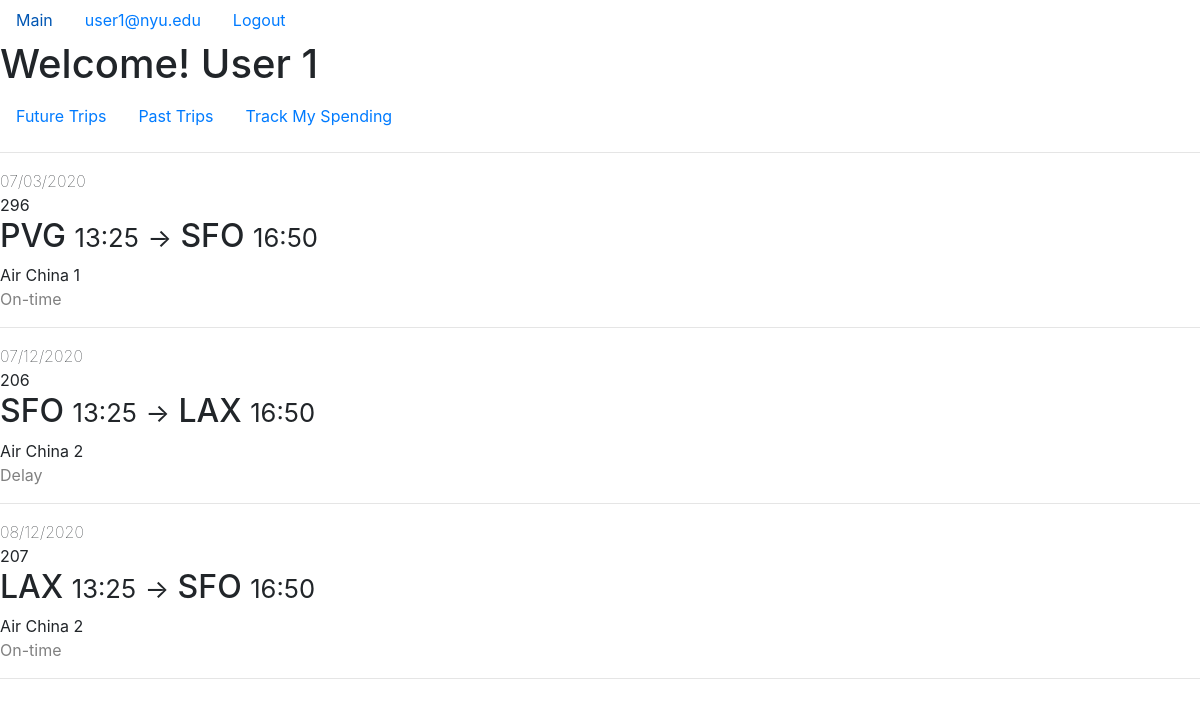
The app's page /customerFutureFlights (signed in) with its own data.
### app/models.py (models this page shows, shortened)
class Customer(db.Model, UserMixin):
    email = db.Column(db.String(120), primary_key=True)
    password = db.Column(db.String(60), nullable=False)
    name = db.Column(db.String(100), nullable=False)
    building = db.Column(db.String(20), nullable=False)
    street = db.Column(db.String(20), nullable=False)
    city = db.Column(db.String(20), nullable=False)
    state = db.Column(db.String(20), nullable=False)
    phone = db.Column(db.String(20), nullable=False)
    passport_number = db.Column(db.String(20),nullable=False)
    passport_expire = db.Column(db.Date, nullable=False)
    passport_country = db.Column(db.String(20), nullable=False)
    date_of_birth = db.Column(db.Date, nullable=False)
    tickets = db.relationship("Ticket", backref="customer", lazy=True)
    def get_id(self):
        return self.email
    def get_user_type(self):
        return "Customer"

class Flight(db.Model):
    flight_num = db.Column(db.String(5), primary_key=True)
    depart_datetime = db.Column(db.DateTime, primary_key=True)
    airline_name = db.Column(db.String(20),
                             db.ForeignKey("airplane.airline_name"),
                             primary_key=True)
    depart_airport = db.Column(db.String(20),
                               db.ForeignKey("airport.name"),
                               nullable=False)
    arrival_datetime = db.Column(db.DateTime, nullable=False)
    arrival_airport = db.Column(db.String(20),
                                db.ForeignKey("airport.name"),
                                nullable=False)
    base_price = db.Column(db.Integer, nullable=False)
    airplane_id = db.Column(db.String(5),
                            db.ForeignKey("airplane.id"),
                            nullable=False)
    status = db.Column(db.String(10), nullable=False)
    tickets = db.relationship("Ticket",
                              backref="flight",
                              lazy=True,
                              primaryjoin='''and_(Flight.flight_num==Ticket.flight_num,
                                            Flight.depart_datetime==Ticket.depart_datetime,
                                            Flight.airline_name==Ticket.airline_name)''')

### app/routes.py (the view)
@app.route("/customerFutureFlights", methods=["GET"])
@login_required
def customer_future_flights():
    if (current_user.get_user_type() == "Staff"):
        return redirect(url_for("staff_future_flights"))
    all_tickets = Ticket.query.filter(
        Ticket.customer_email==current_user.email,
        Ticket.depart_datetime > datetime.datetime.now()
    ).order_by(Ticket.depart_datetime).all()
    flights = [ticket.flight for ticket in all_tickets]
    return render_template("customer_future_flights.html", flights=flights)

### app/models.py (called while the page is built)
@login_manager.user_loader
def load_user(user_id):
    result = Staff.query.get(user_id)
    if (result is None):
        return Customer.query.get(user_id)
    else:
        return result

### app/templates/customer_future_flights.html (shortened to what this page needs)
{% extends "customer_layout.html" %}
{% block home_content %}
    <hr>
    {% for flight in flights %}
        <div>
            <span style="font-weight:lighter">{{ flight.depart_datetime.strftime("%m/%d/%Y") }}</span><br>
            <span>{{ flight.flight_num }}</span><br>
            <h2>
                {{ flight.depart_airport }}
                <small>{{ flight.depart_datetime.strftime("%H:%M") }}</small>
                <small>-></small>
                {{ flight.arrival_airport }}
                <small>{{ flight.arrival_datetime.strftime("%H:%M") }}</small>
            </h2>
            <span>{{ flight.airline_name }} {{ flight.airplane_id }}</span><br>
            <span style="color:gray">{{ flight.status }}</span><br>
        </div>
        <hr>
    {% endfor %}
{% endblock %}

### app/templates/customer_layout.html
{% extends "layout.html" %}
{% block content %}
    <h1>Welcome! {{ current_user.name }}</h1>
    <ul class="nav">
        <li class="nav-item">
            <a class="nav-link" href="{{ url_for('customer_future_flights') }}"">Future Trips</a>
        </li>
        <li class="nav-item">
            <a class="nav-link" href="{{ url_for('customer_past_flights') }}">Past Trips</a>
        </li>
        <li>
            <a class="nav-link" href="{{ url_for('spending_track') }}">Track My Spending</a>
        </li>
    </ul>
    {% block home_content %}{% endblock %}
{% endblock content %}

### app/templates/layout.html (shortened to what this page needs)
<!DOCTYPE html>
<html lang="en">
<head>
    <link rel="stylesheet" href="https://stackpath.bootstrapcdn.com/bootstrap/4.4.1/css/bootstrap.min.css">
    <link rel="stylesheet" href="https://cdnjs.cloudflare.com/ajax/libs/Chart.js/2.9.3/Chart.min.css" />
</head>
<body>
    <ul class="nav">
        <li class="nav-item">
            <a class="nav-link" href="{{ url_for('home') }}">Main</a>
        </li>
        {% if current_user.is_authenticated %}
            <li class="nav-item">
                {% if current_user.get_user_type() == "Customer" %}
                    <a class="nav-link" href="{{ url_for('customer_future_flights') }}">{{ current_user.get_id() }}</a>
                {% else %}
                    <a class="nav-link" href="{{ url_for('staff_flights') }}">{{ current_user.get_id() }}</a>
                {% endif %}
            </li>
            <li class="nav-item">
                <a class="nav-link" href="{{ url_for('logout') }}">Logout</a>
            </li>
        {% endif %}
    </ul>
    {% block content %}{% endblock %}
</body>
</html>

### records on screen
Customer: get_id "user1@nyu.edu", name "User 1"
Flight: depart_datetime "07/03/2020", flight_num "296", depart_airport "PVG", depart_datetime "13:25", arrival_airport "SFO", arrival_datetime "16:50", airline_name "Air China", airplane_id "1", status "On-time"
Flight: depart_datetime "07/12/2020", flight_num "206", depart_airport "SFO", depart_datetime "13:25", arrival_airport "LAX", arrival_datetime "16:50", airline_name "Air China", airplane_id "2", status "Delay"
Flight: depart_datetime "08/12/2020", flight_num "207", depart_airport "LAX", depart_datetime "13:25", arrival_airport "SFO", arrival_datetime "16:50", airline_name "Air China", airplane_id "2", status "On-time"
